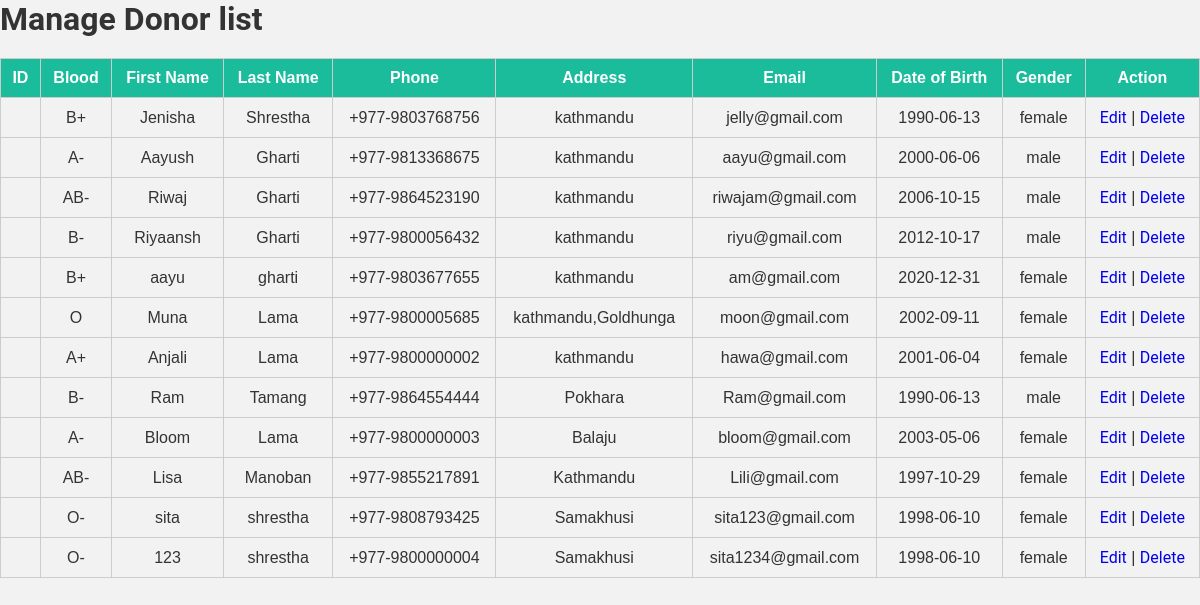
Page /php/admin/select.php on the committed database.
### tables this page shows
CREATE TABLE `form` (
  `id` int(255) NOT NULL,
  `Blood` varchar(255) NOT NULL,
  `First_Name` varchar(255) NOT NULL,
  `Middle_Name` varchar(255) NOT NULL,
  `Last_Name` varchar(255) NOT NULL,
  `Phone` varchar(255) NOT NULL,
  `Address` varchar(255) NOT NULL,
  `Email` varchar(255) NOT NULL,
  `Dob` varchar(255) NOT NULL,
  `Gender` varchar(10) DEFAULT NULL
);

### php/admin/select.php (the view, shortened to what this page needs)
<!DOCTYPE HTML>
<html>
<head>
    <link rel="stylesheet" href="styles.css">
</head>
<?php
$conn = new mysqli("localhost", "root", "", "Project");
$stmt = $conn->prepare("SELECT * FROM form");
$stmt->execute();
$result = $stmt->get_result();
echo "<h1><b>Manage Donor list</b></h1>";
echo "<table>";
echo "<tr><th>ID</th><th>Blood</th><th>First Name</th><th>Last Name</th><th>Phone</th><th>Address</th><th>Email</th><th>Date of Birth</th><th>Gender</th><th>Action</th></tr>";
while ($row = $result->fetch_assoc()) {
  echo "<tr>";
  echo "<td>" . $row['donor_id'] . "</td>";
  echo "<td>" . $row['Blood'] . "</td>";
  echo "<td>" . $row['First_Name'] . "</td>";
  echo "<td>" . $row['Last_Name'] . "</td>";
  echo "<td>" . $row['Phone'] . "</td>";
  echo "<td>" . $row['Address'] . "</td>";
  echo "<td>" . $row['Email'] . "</td>";
  echo "<td>" . $row['Dob'] . "</td>";
  echo "<td>" . $row['Gender'] . "</td>";
  echo "<td><a href='Edit1.php?id=" . $row['donor_id'] . "'>Edit</a> | <a href='delete.php?id=" . $row['donor_id'] . "'>Delete</a></td>";
  echo "</tr>";
}
echo "</table>";
          ?>
</body>
</html>

### php/admin/styles.css (style rules this page uses)
* { margin:0; padding:0; box-sizing: border-box; list-style-type:none; text-decoration: none; }
h1,h2,h3,h4,h5,h6 { font-family: 'Roboto', sans-serif; }
p,a { font-family: 'Roboto', sans-serif; }

### php/admin/select.php (style rules this page uses)
table { width: 100%; border-collapse: collapse; margin-top: 20px; }
table th, table td { border: 1px solid #ccc; padding: 10px; text-align: center; }
table th { background-color: #1abc9c; color: #fff; }
table tr:nth-child(even) { background-color: #f2f2f2; }

### rows in the picture
form: Blood "B+", First_Name "Jenisha", Last_Name "Shrestha", Phone "+977-9803768756", Address "kathmandu", Email "jelly@gmail.com", Dob "1990-06-13", Gender "female"
form: Blood "A-", First_Name "Aayush", Last_Name "Gharti", Phone "+977-9813368675", Address "kathmandu", Email "aayu@gmail.com", Dob "2000-06-06", Gender "male"
form: Blood "AB-", First_Name "Riwaj", Last_Name "Gharti", Phone "+977-9864523190", Address "kathmandu", Email "riwajam@gmail.com", Dob "2006-10-15", Gender "male"
form: Blood "B-", First_Name "Riyaansh", Last_Name "Gharti", Phone "+977-9800056432", Address "kathmandu", Email "riyu@gmail.com", Dob "2012-10-17", Gender "male"
form: Blood "B+", First_Name "aayu", Last_Name "gharti", Phone "+977-9803677655", Address "kathmandu", Email "am@gmail.com", Dob "2020-12-31", Gender "female"
form: Blood "O", First_Name "Muna", Last_Name "Lama", Phone "+977-9800005685", Address "kathmandu,Goldhunga", Email "moon@gmail.com", Dob "2002-09-11", Gender "female"
form: Blood "A+", First_Name "Anjali", Last_Name "Lama", Phone "+977-9800000002", Address "kathmandu", Email "hawa@gmail.com", Dob "2001-06-04", Gender "female"
form: Blood "B-", First_Name "Ram", Last_Name "Tamang", Phone "+977-9864554444", Address "Pokhara", Email "Ram@gmail.com", Dob "1990-06-13", Gender "male"
form: Blood "A-", First_Name "Bloom", Last_Name "Lama", Phone "+977-9800000003", Address "Balaju", Email "bloom@gmail.com", Dob "2003-05-06", Gender "female"
form: Blood "AB-", First_Name "Lisa", Last_Name "Manoban", Phone "+977-9855217891", Address "Kathmandu", Email "Lili@gmail.com", Dob "1997-10-29", Gender "female"
form: Blood "O-", First_Name "sita", Last_Name "shrestha", Phone "+977-9808793425", Address "Samakhusi", Email "sita123@gmail.com", Dob "1998-06-10", Gender "female"
form: Blood "O-", First_Name "123", Last_Name "shrestha", Phone "+977-9800000004", Address "Samakhusi", Email "sita1234@gmail.com", Dob "1998-06-10", Gender "female"
